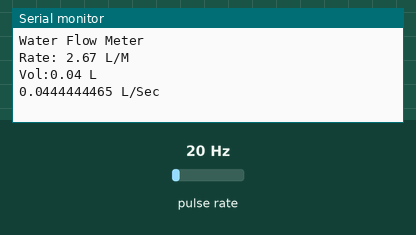
Simulated run of this sketch. Board: Arduino Uno, built with avr-gcc and run on an emulated ATmega328P. Shown: the last lines printed to the serial monitor. Wiring (inferred from the names in the program): pulse sensor: data pin 3. Inputs (shaded band) come from the test bench; at power-on: pulse rate 20 Hz.

Above: at 1.2 s.
1.3 s: pulse rate (sensor on pin 3) set to 4 Hz
At 2.6 s:
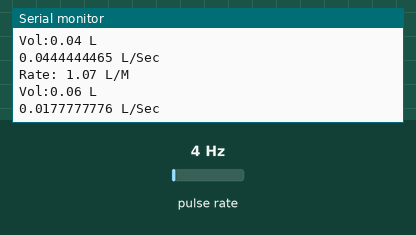
2.8 s: pulse rate (sensor on pin 3) set to 50 Hz
At 3.6 s:
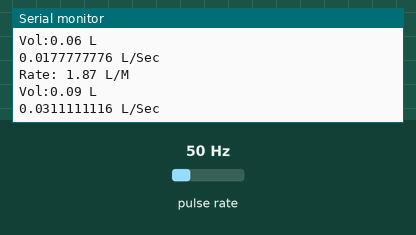
Timing chart, 0 to 5.8 s (numbered marks = the images above; inputs shaded):
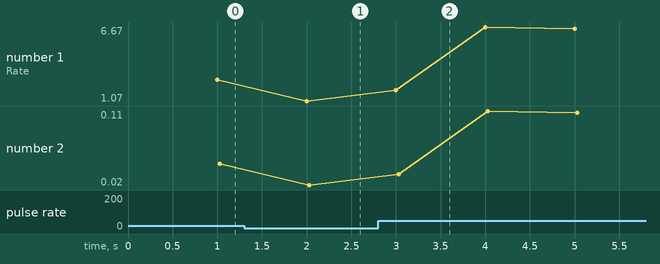

The sketch:

waterFlow.ino
```cpp
#include <Arduino.h>

volatile int flow_frequency; // Measures flow sensor pulses
float vol = 0.0,l_minute;
unsigned char flowsensor = 3; // YF-S201 water sensor input
unsigned long currentTime;
unsigned long cloopTime;


void flow () // Interrupt function
{
   flow_frequency++;
}

void setup()
{

   pinMode(flowsensor, INPUT);
   digitalWrite(flowsensor, HIGH);
   Serial.begin(9600);

   attachInterrupt(digitalPinToInterrupt(flowsensor), flow, RISING); // Setup Interrupt

   Serial.println("Water Flow Meter");

   currentTime = millis();
   cloopTime = currentTime;
}

void loop ()
{
   currentTime = millis();

   // Every second, calculate and print litres/hour
   if(currentTime >= (cloopTime + 1000))
   {
    cloopTime = currentTime; // Updates cloopTime
    if(flow_frequency != 0){
      // Pulse frequency (Hz) = 7.5Q, Q is flow rate in L/min.
      l_minute = (flow_frequency / 7.5); // (Pulse frequency x 60 min) / 7.5Q = flowrate in L/hour

      Serial.print("Rate: ");
      Serial.print(l_minute);
      Serial.println(" L/M");

      l_minute = l_minute/60;
      vol = vol + l_minute;

      Serial.print("Vol:");
      Serial.print(vol);
      Serial.println(" L");

      flow_frequency = 0; // Reset Counter

      Serial.print(l_minute, DEC); // Print litres/hour
      Serial.println(" L/Sec");


    }
    else {
      Serial.println(" flow rate = 0 ");

      Serial.print("Rate: ");
      Serial.print( flow_frequency );
      Serial.println(" L/Min");

      Serial.print("Rate: ");
      Serial.print( flow_frequency / 60000 );
      Serial.println(" Cubic Meters/Sec");


      Serial.print("Vol:");
      Serial.print(vol);
      Serial.println(" L");
    }
   }
}
```

Measured:
- after the input at 1.3 s, the serial monitor: prints a new line after 0.70 s (image 1)
- after the input at 2.8 s, the serial monitor: prints a new line after 0.20 s (image 2)
- plotted number 1: 2.67 → 1.07 after the input at 1.3 s, 1.07 → 6.53 after the input at 2.8 s
- plotted number 2: 0.04 → 0.02 after the input at 1.3 s, 0.02 → 0.11 after the input at 2.8 s
